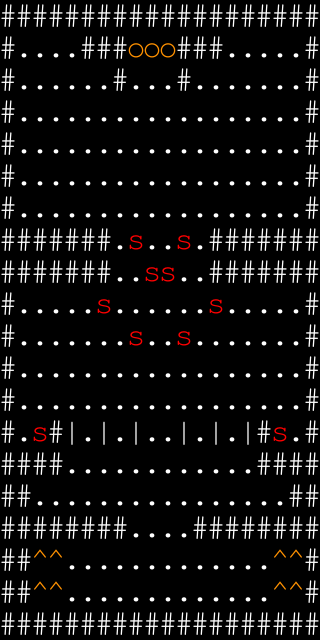

Tiled map render using the project's own tile images. Description and the whole map definition, tile-layer contents included, below:
An orthogonal 20x20 tile map with 16x32 px tiles, 3 tile layers (Terrain, Orb, Foes).

<map version="1.10" tiledversion="1.11.2" orientation="orthogonal" renderorder="right-down" width="20" height="20" tilewidth="16" tileheight="32" infinite="0" nextlayerid="4" nextobjectid="1">
 <properties>
  <property name="fp_regen" type="int" value="4" />
  <property name="name" value="Arena Big" />
  <property name="senses" value="Self;Sight;Touch;Hearing" />
  <property name="timeline_length" type="int" value="100" />
  <property name="timeline_type" value="Asynchronous" />
 </properties>
 <tileset firstgid="1" source="tileset/editor.tsx" />
 <layer id="1" name="Terrain" width="20" height="20">
  <data encoding="csv">
5,5,5,5,5,5,5,5,5,5,5,5,5,5,5,5,5,5,5,5,
5,1,1,1,1,5,5,5,1,1,1,5,5,5,1,1,1,1,1,5,
5,1,1,1,1,1,1,5,1,1,1,5,1,1,1,1,1,1,1,5,
5,1,1,1,1,1,1,1,1,1,1,1,1,1,1,1,1,1,1,5,
5,1,1,1,1,1,1,1,1,1,1,1,1,1,1,1,1,1,1,5,
5,1,1,1,1,1,1,1,1,1,1,1,1,1,1,1,1,1,1,5,
5,1,1,1,1,1,1,1,1,1,1,1,1,1,1,1,1,1,1,5,
5,5,5,5,5,5,5,1,1,1,1,1,1,5,5,5,5,5,5,5,
5,5,5,5,5,5,5,1,1,1,1,1,1,5,5,5,5,5,5,5,
5,1,1,1,1,1,1,1,1,1,1,1,1,1,1,1,1,1,1,5,
5,1,1,1,1,1,1,1,1,1,1,1,1,1,1,1,1,1,1,5,
5,1,1,1,1,1,1,1,1,1,1,1,1,1,1,1,1,1,1,5,
5,1,1,1,1,1,1,1,1,1,1,1,1,1,1,1,1,1,1,5,
5,1,1,5,6,1,6,1,6,1,1,6,1,6,1,6,5,1,1,5,
5,5,5,5,1,1,1,1,1,1,1,1,1,1,1,1,5,5,5,5,
5,5,1,1,1,1,1,1,1,1,1,1,1,1,1,1,1,1,5,5,
5,5,5,5,5,5,5,5,1,1,1,1,5,5,5,5,5,5,5,5,
5,5,3,3,1,1,1,1,1,1,1,1,1,1,1,1,1,3,3,5,
5,5,3,3,1,1,1,1,1,1,1,1,1,1,1,1,1,3,3,5,
5,5,5,5,5,5,5,5,5,5,5,5,5,5,5,5,5,5,5,5
</data>
 </layer>
 <layer id="3" name="Orb" width="20" height="20">
  <data encoding="csv">
0,0,0,0,0,0,0,0,0,0,0,0,0,0,0,0,0,0,0,0,
0,0,0,0,0,0,0,0,4,4,4,0,0,0,0,0,0,0,0,0,
0,0,0,0,0,0,0,0,0,0,0,0,0,0,0,0,0,0,0,0,
0,0,0,0,0,0,0,0,0,0,0,0,0,0,0,0,0,0,0,0,
0,0,0,0,0,0,0,0,0,0,0,0,0,0,0,0,0,0,0,0,
0,0,0,0,0,0,0,0,0,0,0,0,0,0,0,0,0,0,0,0,
0,0,0,0,0,0,0,0,0,0,0,0,0,0,0,0,0,0,0,0,
0,0,0,0,0,0,0,0,0,0,0,0,0,0,0,0,0,0,0,0,
0,0,0,0,0,0,0,0,0,0,0,0,0,0,0,0,0,0,0,0,
0,0,0,0,0,0,0,0,0,0,0,0,0,0,0,0,0,0,0,0,
0,0,0,0,0,0,0,0,0,0,0,0,0,0,0,0,0,0,0,0,
0,0,0,0,0,0,0,0,0,0,0,0,0,0,0,0,0,0,0,0,
0,0,0,0,0,0,0,0,0,0,0,0,0,0,0,0,0,0,0,0,
0,0,0,0,0,0,0,0,0,0,0,0,0,0,0,0,0,0,0,0,
0,0,0,0,0,0,0,0,0,0,0,0,0,0,0,0,0,0,0,0,
0,0,0,0,0,0,0,0,0,0,0,0,0,0,0,0,0,0,0,0,
0,0,0,0,0,0,0,0,0,0,0,0,0,0,0,0,0,0,0,0,
0,0,0,0,0,0,0,0,0,0,0,0,0,0,0,0,0,0,0,0,
0,0,0,0,0,0,0,0,0,0,0,0,0,0,0,0,0,0,0,0,
0,0,0,0,0,0,0,0,0,0,0,0,0,0,0,0,0,0,0,0
</data>
 </layer>
 <layer id="2" name="Foes" width="20" height="20">
  <data encoding="csv">
0,0,0,0,0,0,0,0,0,0,0,0,0,0,0,0,0,0,0,0,
0,0,0,0,0,0,0,0,0,0,0,0,0,0,0,0,0,0,0,0,
0,0,0,0,0,0,0,0,0,0,0,0,0,0,0,0,0,0,0,0,
0,0,0,0,0,0,0,0,0,0,0,0,0,0,0,0,0,0,0,0,
0,0,0,0,0,0,0,0,0,0,0,0,0,0,0,0,0,0,0,0,
0,0,0,0,0,0,0,0,0,0,0,0,0,0,0,0,0,0,0,0,
0,0,0,0,0,0,0,0,0,0,0,0,0,0,0,0,0,0,0,0,
0,0,0,0,0,0,0,0,7,0,0,7,0,0,0,0,0,0,0,0,
0,0,0,0,0,0,0,0,0,7,7,0,0,0,0,0,0,0,0,0,
0,0,0,0,0,0,7,0,0,0,0,0,0,7,0,0,0,0,0,0,
0,0,0,0,0,0,0,0,7,0,0,7,0,0,0,0,0,0,0,0,
0,0,0,0,0,0,0,0,0,0,0,0,0,0,0,0,0,0,0,0,
0,0,0,0,0,0,0,0,0,0,0,0,0,0,0,0,0,0,0,0,
0,0,7,0,0,0,0,0,0,0,0,0,0,0,0,0,0,7,0,0,
0,0,0,0,0,0,0,0,0,0,0,0,0,0,0,0,0,0,0,0,
0,0,0,0,0,0,0,0,0,0,0,0,0,0,0,0,0,0,0,0,
0,0,0,0,0,0,0,0,0,0,0,0,0,0,0,0,0,0,0,0,
0,0,0,0,0,0,0,0,0,0,0,0,0,0,0,0,0,0,0,0,
0,0,0,0,0,0,0,0,0,0,0,0,0,0,0,0,0,0,0,0,
0,0,0,0,0,0,0,0,0,0,0,0,0,0,0,0,0,0,0,0
</data>
 </layer>
</map>
